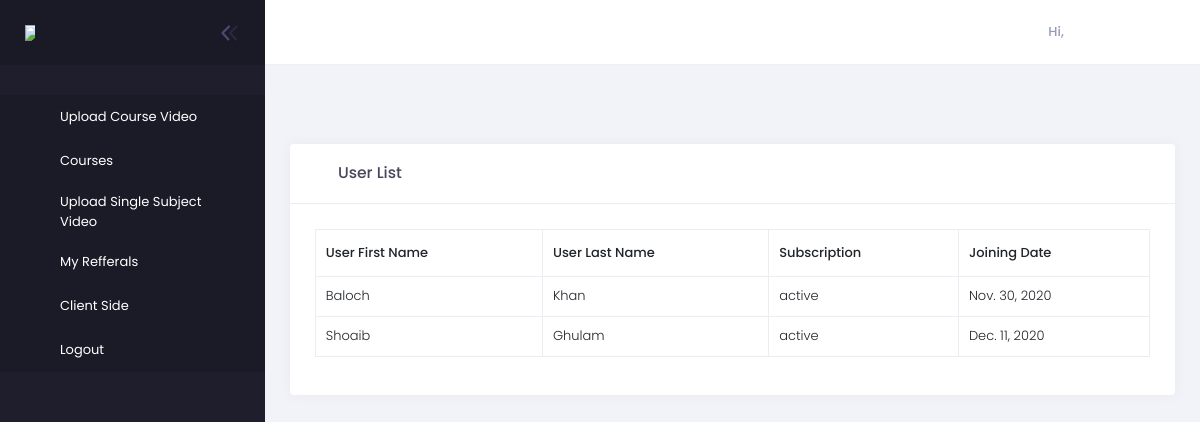
/teacherpannel/ (signed in), run on an earlier commit of the app's database.
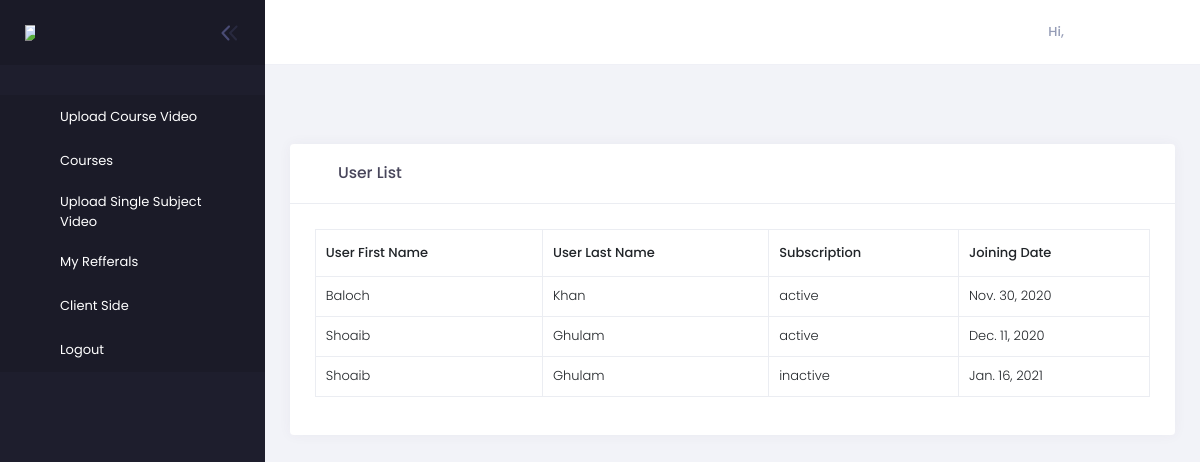
And on a later commit of the database.
### superadmin/models.py (models this page shows, shortened)
class User_Account(models.Model):
    User_Account_Id=models.AutoField(primary_key=True)
    U_Fname=models.CharField(max_length=100, default="First Name")
    U_Lname=models.CharField(max_length=100, default="Last Name")
    U_Email=models.CharField(max_length=100, default="Email Name")
    Username=models.CharField(max_length=100, default="Username ")
    SPassword=models.TextField(max_length=3000, default="Password ")
    U_ContactNo=models.CharField(max_length=100, default="Contact no")
    U_Desc=models.TextField(default="No")
    Gender=models.CharField(max_length=100, default="Male")
    DOB=models.DateField(auto_now_add=True,blank=True, null=True)
    Joining_Date=models.DateTimeField(auto_now_add=True,blank=True, null=True)
    U_Image= models.ImageField(upload_to='Useraccount/',default="dummy.jpg")
    Token=models.CharField(max_length=20, default="0000")
    Status=models.CharField(max_length=100, choices=STATUS,default="active")
    Subscription_Status=models.CharField(max_length=100, choices=STATUS,default="inactive")
    Refered_by_Trainer=models.ForeignKey(Trainer_Account , on_delete=models.CASCADE,blank=True,null=True)
    Package_Id=models.ForeignKey(Package , on_delete=models.CASCADE,blank=True,null=True)

### teacher/views.py (the view)
# urls.py: path('', views.index,name="clientside"),
def index(request):
    try:
        if not request.session.has_key('trainerid'):
            return redirect('/superadmin/teacherlogin')
        if request.session.has_key('trainerid'):
            state=Trainer_Account.objects.get(Trainer_Account_Id=request.session['trainerid'])
            if state.Status=="inactive":
                messages.error(request,"Your Account has been Deactivate")
                return redirect('/teacherpannel/logout')
        data=User_Account.objects.filter(Refered_by_Trainer=request.session['trainerid'])
        return render(request,'teacher/referals.html',{'data':data})
    except:
        return redirect('/superadmin/teacherlogin')

### templates/teacher/referals.html (shortened to what this page needs)
{% extends 'teacher/base.html' %} {% load static %} {% block body %}
<div class="kt-container  kt-container--fluid  kt-grid__item kt-grid__item--fluid">
    <div class="kt-portlet kt-portlet--mobile">
        <div class="kt-portlet__head kt-portlet__head--lg">
            <div class="kt-portlet__head-label">
                <span class="kt-portlet__head-icon">
					<i class="kt-font-brand flaticon2-line-chart"></i>
				</span>
                <h3 class="kt-portlet__head-title">
                    User List
                </h3>
            </div>
        </div>
        <div class="kt-portlet__body">
            <div class="table-responsive">
                <table class="table table-striped- table-bordered table-hover table-checkable " id="kt_table">
                    <thead>
                        <tr>
                            <th>User First Name</th>
                            <th>User Last Name</th>
                            <th>Subscription</th>
                            <th>Joining Date</th>
                        </tr>
                    </thead>
                    <tbody>
                        {% for data in data %}
                        <tr>
                            <td>
                                {{data.U_Fname}}
                            </td>
                            <td>
                                {{data.U_Lname}}
                            </td>
                            <td>
                                {{data.Subscription_Status}}
                            </td>
                            <td>
                                    {{data.Joining_Date.date}}
                            </td>
                            {% endfor %}
                    </tbody>
                </table>
            </div>
        </div>
    </div>
</div>
{% endblock %}

What changed in the data, as far as the page shows it:
added User_Account: U_Fname "Shoaib", U_Lname "Ghulam", Subscription_Status "inactive", Joining_Date "Jan. 16, 2021"
